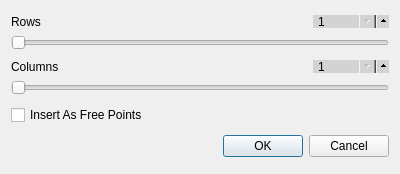
<?xml version="1.0" encoding="UTF-8"?>
<ui version="4.0">
 <class>Dialog</class>
 <widget class="QDialog" name="Dialog">
  <property name="geometry">
   <rect>
    <x>0</x>
    <y>0</y>
    <width>400</width>
    <height>174</height>
   </rect>
  </property>
  <property name="windowTitle">
   <string>MakeGrid</string>
  </property>
  <layout class="QVBoxLayout" name="verticalLayout">
   <item>
    <layout class="QVBoxLayout" name="verticalLayout_7">
     <item>
      <layout class="QHBoxLayout" name="horizontalLayout_10">
       <item>
        <widget class="QLabel" name="label_23">
         <property name="text">
          <string>Rows</string>
         </property>
        </widget>
       </item>
       <item>
        <widget class="QSpinBox" name="rows_spin">
         <property name="styleSheet">
          <string notr="true">QSpinBox {
	max-height: 11px;
	min-height: 11px;
    min-width: 60px;
    max-width: 60px;
    padding-right: 10px;
    background-color: lightgray;
    padding-top: -2px;
    padding-bottom: -2px;
}

QSpinBox::up-button {
  subcontrol-origin: padding;
  subcontrol-position: right center;
  left: 7px;
  height: 18px;
  width: 18px;
}

QSpinBox::down-button {
  subcontrol-origin: content;
  subcontrol-position: right center;
  left: 0px;
  top: 0px;
  height: 18px;
  width: 18px;
}

</string>
         </property>
         <property name="minimum">
          <number>1</number>
         </property>
         <property name="maximum">
          <number>100</number>
         </property>
         <property name="value">
          <number>1</number>
         </property>
        </widget>
       </item>
      </layout>
     </item>
     <item>
      <widget class="QSlider" name="rows_slider">
       <property name="styleSheet">
        <string notr="true"/>
       </property>
       <property name="minimum">
        <number>1</number>
       </property>
       <property name="maximum">
        <number>50</number>
       </property>
       <property name="singleStep">
        <number>1</number>
       </property>
       <property name="orientation">
        <enum>Qt::Horizontal</enum>
       </property>
      </widget>
     </item>
    </layout>
   </item>
   <item>
    <layout class="QVBoxLayout" name="verticalLayout_8">
     <item>
      <layout class="QHBoxLayout" name="horizontalLayout_11">
       <item>
        <widget class="QLabel" name="label_24">
         <property name="text">
          <string>Columns</string>
         </property>
        </widget>
       </item>
       <item>
        <widget class="QSpinBox" name="cols_spin">
         <property name="styleSheet">
          <string notr="true">QSpinBox {
	max-height: 11px;
	min-height: 11px;
    min-width: 60px;
    max-width: 60px;
    padding-right: 10px;
    background-color: lightgray;
    padding-top: -2px;
    padding-bottom: -2px;
}

QSpinBox::up-button {
  subcontrol-origin: padding;
  subcontrol-position: right center;
  left: 7px;
  height: 18px;
  width: 18px;
}

QSpinBox::down-button {
  subcontrol-origin: content;
  subcontrol-position: right center;
  left: 0px;
  top: 0px;
  height: 18px;
  width: 18px;
}

</string>
         </property>
         <property name="minimum">
          <number>1</number>
         </property>
         <property name="maximum">
          <number>100</number>
         </property>
         <property name="value">
          <number>1</number>
         </property>
        </widget>
       </item>
      </layout>
     </item>
     <item>
      <widget class="QSlider" name="cols_slider">
       <property name="styleSheet">
        <string notr="true"/>
       </property>
       <property name="minimum">
        <number>1</number>
       </property>
       <property name="maximum">
        <number>50</number>
       </property>
       <property name="singleStep">
        <number>1</number>
       </property>
       <property name="orientation">
        <enum>Qt::Horizontal</enum>
       </property>
      </widget>
     </item>
    </layout>
   </item>
   <item>
    <widget class="QCheckBox" name="checkBox">
     <property name="text">
      <string>Insert As Free Points</string>
     </property>
    </widget>
   </item>
   <item>
    <widget class="QDialogButtonBox" name="buttonBox">
     <property name="orientation">
      <enum>Qt::Horizontal</enum>
     </property>
     <property name="standardButtons">
      <set>QDialogButtonBox::Cancel|QDialogButtonBox::Ok</set>
     </property>
    </widget>
   </item>
  </layout>
 </widget>
 <resources/>
 <connections>
  <connection>
   <sender>buttonBox</sender>
   <signal>accepted()</signal>
   <receiver>Dialog</receiver>
   <slot>accept()</slot>
   <hints>
    <hint type="sourcelabel">
     <x>248</x>
     <y>254</y>
    </hint>
    <hint type="destinationlabel">
     <x>157</x>
     <y>274</y>
    </hint>
   </hints>
  </connection>
  <connection>
   <sender>buttonBox</sender>
   <signal>rejected()</signal>
   <receiver>Dialog</receiver>
   <slot>reject()</slot>
   <hints>
    <hint type="sourcelabel">
     <x>316</x>
     <y>260</y>
    </hint>
    <hint type="destinationlabel">
     <x>286</x>
     <y>274</y>
    </hint>
   </hints>
  </connection>
 </connections>
</ui>
